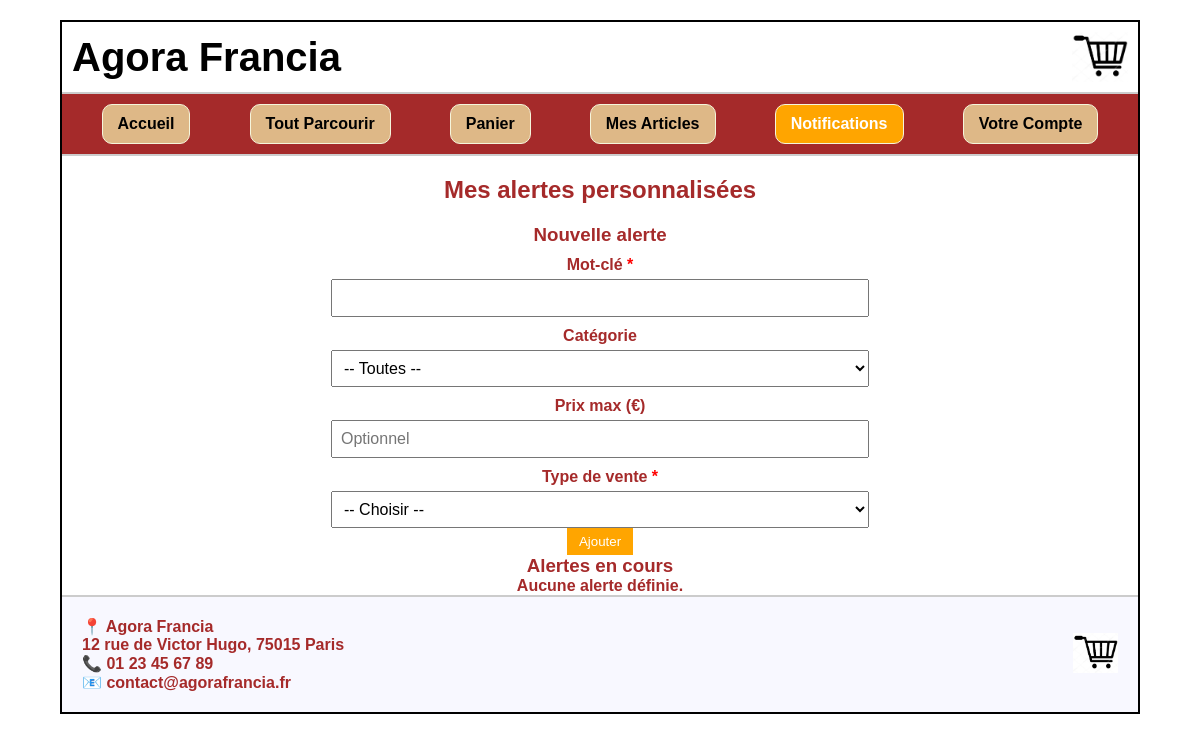
The page /PagesWeb/notification.php (signed in) on the database as committed earlier.
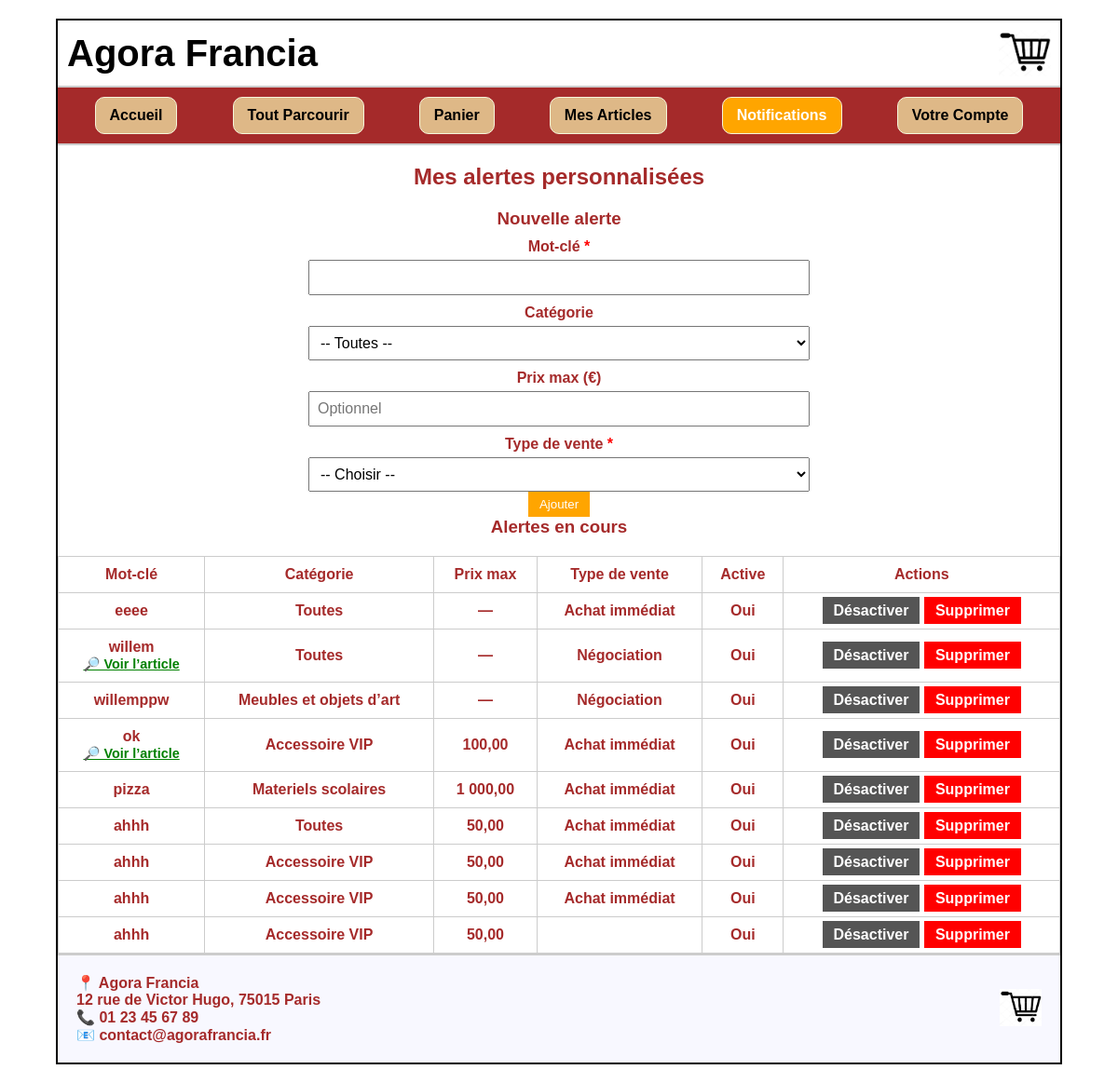
The same page on the database as committed later.
### tables this page shows
CREATE TABLE IF NOT EXISTS `notifications` (
  `id` int NOT NULL AUTO_INCREMENT,
  `utilisateur_id` int DEFAULT NULL,
  `mot_cle` varchar(100) DEFAULT NULL,
  `categorie` enum('Meubles et objets d’art','Accessoire VIP','Materiels scolaires') DEFAULT NULL,
  `prix_max` decimal(10,2) DEFAULT NULL,
  `type_vente` enum('meilleure offre','negociation','immediate') DEFAULT 'immediate',
  `actif` tinyint(1) DEFAULT '1',
  PRIMARY KEY (`id`),
  KEY `utilisateur_id` (`utilisateur_id`)
);

### PagesWeb/notification.php (the view, shortened to what this page needs)
<?php
include 'db.php';
$userId = intval($_SESSION['utilisateur']['id']);
$type_vente_options = [
    'immediate' => 'Achat immédiat',
    'negociation' => 'Négociation',
    'meilleuroffre' => 'Meilleure offre',
];
$stmt = mysqli_prepare($db, "SELECT id, mot_cle, categorie, prix_max, type_vente, actif FROM notifications WHERE utilisateur_id = ? ORDER BY id DESC");
mysqli_stmt_bind_param($stmt, "i", $userId);
mysqli_stmt_execute($stmt);
$result = mysqli_stmt_get_result($stmt);
$notifications = [];
while ($row = mysqli_fetch_assoc($result)) {
    $notifications[] = $row;
}
?>
<!DOCTYPE html>
<html lang="fr">
<head>
    <link rel="stylesheet" href="style.css" />
</head>
<body>
<div class="wrapper">
    <header>
        <h1>Agora Francia</h1>
        <img src="Articles/Images/logo.png" alt="Logo Agora" style="height: 50px;">
    </header>
    <nav>
        <a href="index.php">Accueil</a>
        <a href="toutparcourir.php">Tout Parcourir</a>
        <a href="panier.php">Panier</a>
        <a href="mesarticles.php">Mes Articles</a>
        <a href="notification.php">Notifications</a>
        <a href="votrecompte.php">Votre Compte</a>
    </nav>
    <section>
        <h2>Mes alertes personnalisées</h2>
        <form method="post">
            <h3>Nouvelle alerte</h3>
            <label for="mot_cle">Mot-clé <span style="color:red">*</span></label>
            <input type="text" name="mot_cle" id="mot_cle" required>
            <label for="categorie">Catégorie</label>
            <select name="categorie" id="categorie">
                <option value="">-- Toutes --</option>
            </select>
            <label for="prix_max">Prix max (€)</label>
            <input type="number" name="prix_max" step="0.01" min="0" id="prix_max" placeholder="Optionnel">
            <label for="type_vente">Type de vente <span style="color:red">*</span></label>
            <select name="type_vente" id="type_vente" required>
                <option value="">-- Choisir --</option>
            </select>
            <button type="submit" name="ajouter" class="btn">Ajouter</button>
        </form>
        <h3>Alertes en cours</h3>
        <?php if (empty($notifications)): ?>
            <p>Aucune alerte définie.</p>
        <?php else: ?>
            <table>
                <thead>
                    <tr>
                        <th>Mot-clé</th>
                        <th>Catégorie</th>
                        <th>Prix max</th>
                        <th>Type de vente</th>
                        <th>Active</th>
                        <th>Actions</th>
                    </tr>
                </thead>
                <tbody>
                <?php foreach ($notifications as $notif): ?>
                    <tr>
                        <td>
                            <?= htmlspecialchars($notif['mot_cle']) ?><br>
                            <?php
$sql = "SELECT id FROM articles WHERE nom LIKE ? AND type_vente = ?";
$params = ["%" . $notif['mot_cle'] . "%", $notif['type_vente']];
$types = "ss";
if (!empty($notif['categorie'])) {
    $sql .= " AND categorie = ?";
    $params[] = $notif['categorie'];
    $types .= "s";
}
if (!empty($notif['prix_max'])) {
    $sql .= " AND prix_initial <= ?";
    $params[] = $notif['prix_max'];
    $types .= "d";
}
$stmtCheck = mysqli_prepare($db, $sql);
mysqli_stmt_bind_param($stmtCheck, $types, ...$params);
mysqli_stmt_execute($stmtCheck);
$resultCheck = mysqli_stmt_get_result($stmtCheck);
$articles = [];
while ($row = mysqli_fetch_assoc($resultCheck)) {
    $articles[] = $row['id'];
}
$nbArticles = count($articles);
if ($nbArticles === 1): ?>
    <a href="monarticle.php?id=<?= $articles[0] ?>" style="font-size: 0.9em; color: green;">🔎 Voir l’article</a>
<?php elseif ($nbArticles > 1): ?>
    <a href="monarticle.php?id=<?= $articles[0] ?>" style="font-size: 0.9em; color: green;">🔎 Voir un article</a><br>
    <a href="toutparcourir.php?search=<?= urlencode($notif['mot_cle']) ?>" style="font-size: 0.9em; color: green;">🔍 Voir tous les articles</a>
<?php endif;
?>
                        </td>
                        <td><?= $notif['categorie'] ?? 'Toutes' ?></td>
                        <td><?= $notif['prix_max'] !== null ? number_format($notif['prix_max'], 2, ',', ' ') : '—' ?></td>
                        <td><?= $type_vente_options[$notif['type_vente']] ?? $notif['type_vente'] ?></td>
                        <td><?= $notif['actif'] ? 'Oui' : 'Non' ?></td>
                        <td>
                            <a href="?action=toggle&id=<?= $notif['id'] ?>" class="btn btn-toggle"><?= $notif['actif'] ? 'Désactiver' : 'Activer' ?></a>
                            <a href="?action=supprimer&id=<?= $notif['id'] ?>" class="btn btn-danger" onclick="return confirm('Confirmer la suppression ?')">Supprimer</a>
                        </td>
                    </tr>
                <?php endforeach; ?>
                </tbody>
            </table>
        <?php endif; ?>
    </section>
    <footer>
        <div class="footer-content" style="display:flex; justify-content:space-between; align-items:center;">
            <div>
                <p>📍 Agora Francia</p>
                <p>12 rue de Victor Hugo, 75015 Paris</p>
                <p>📞 01 23 45 67 89</p>
                <p>📧 contact@agorafrancia.fr</p>
            </div>
            <div>
                <img src="Articles/Images/logo.png" alt="Logo Agora" style="height: 40px;">
            </div>
        </div>
    </footer>
</div>
</body>
</html>

### PagesWeb/style.css (style rules this page uses)
* { margin: 0; padding: 0; box-sizing: border-box; font-family: Arial, sans-serif; }
.wrapper { border: 2px solid black; width: 90%; margin: 20px auto; }
header { display: flex; justify-content: space-between; align-items: center; padding: 10px; border-bottom: 2px solid #ccc; }
header h1 { font-size: 2.5em; }
header img { height: 60px; }
nav { display: flex; justify-content: space-around; background-color: brown; padding: 10px; border-bottom: 2px solid #ccc; }
nav a { background-color: burlywood; border: 1px solid beige; border-radius: 10px; padding: 10px 15px; text-decoration: none; color: #000; font-weight: bold; font-size: 1em; }
section { text-align: center; color: brown; font-weight: bold; margin-top: 20px; }
footer { border-top: 2px solid #ccc; font-size: 1em; color: brown; font-weight: bold; background-color: #f8f8ff; padding: 20px; }
.footer-content { display: flex; justify-content: space-between; align-items: center; flex-wrap: wrap; }

### PagesWeb/notification.php (style rules this page uses)
nav a[href="notification.php"] { background-color: orange; color: white; }
table { border-collapse: collapse; width: 100%; margin-top: 20px; }
th, td { border: 1px solid #ccc; padding: 10px; text-align: center; }
.btn { padding: 6px 12px; background-color: orange; border: none; color: white; cursor: pointer; text-decoration: none; }
.btn-danger { background-color: red; }
.btn-toggle { background-color: #555; }
form { margin-top: 20px; max-width: 50%; margin-left: 25%; }
label { display: block; margin-top: 10px; }
input, select { width: 100%; padding: 8px; font-size: 1em; margin-top: 5px; }

Rows that differ between the two databases and show on the page:
added notifications: mot_cle "eeee", categorie "Toutes", type_vente "Achat immédiat", actif "Oui"
added notifications: mot_cle "willem", categorie "Toutes", type_vente "Négociation", actif "Oui"
added notifications: mot_cle "willemppw", categorie "Meubles et objets d’art", type_vente "Négociation", actif "Oui"
added notifications: mot_cle "ok", categorie "Accessoire VIP", prix_max "100,00", type_vente "Achat immédiat", actif "Oui"
added notifications: mot_cle "pizza", categorie "Materiels scolaires", prix_max "1 000,00", type_vente "Achat immédiat", actif "Oui"
added notifications: mot_cle "ahhh", categorie "Toutes", prix_max "50,00", type_vente "Achat immédiat", actif "Oui"
added notifications: mot_cle "ahhh", categorie "Accessoire VIP", prix_max "50,00", type_vente "Achat immédiat", actif "Oui"
added notifications: mot_cle "ahhh", categorie "Accessoire VIP", prix_max "50,00", type_vente "Achat immédiat", actif "Oui"
added notifications: mot_cle "ahhh", categorie "Accessoire VIP", prix_max "50,00", actif "Oui"
Other text that changed with them:
text no longer shown: "Aucune alerte définie."
text now shown: "Mot-clé Catégorie Prix max Type de vente Active Actions"
